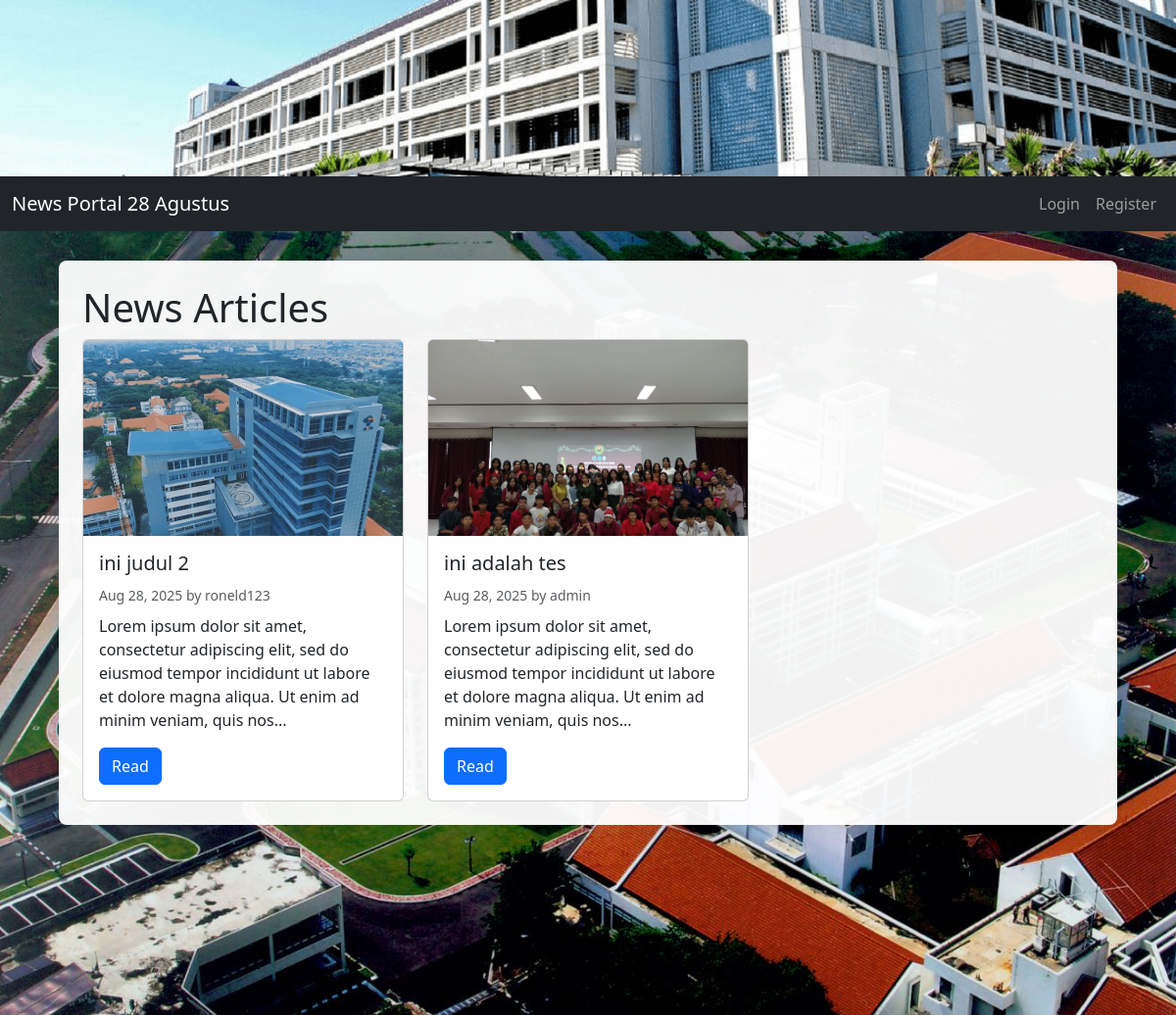
The page / on the database its author committed.
### app.py (models this page shows)
class Article(db.Model):
    id = db.Column(db.Integer, primary_key=True)
    title = db.Column(db.String(200), nullable=False)
    content = db.Column(db.Text, nullable=False)
    image = db.Column(db.String(200), nullable=True)
    created_at = db.Column(db.DateTime, default=datetime.utcnow)
    author_id = db.Column(db.Integer, db.ForeignKey('user.id'), nullable=False)  # NEW
    author = db.relationship('User', backref='articles')  # NEW

class User(UserMixin, db.Model):
    id = db.Column(db.Integer, primary_key=True)
    email = db.Column(db.String(150), unique=True, nullable=False)
    password = db.Column(db.String(150), nullable=False)
    role = db.Column(db.String(50), nullable=False, default="user")

### app.py (the view)
@app.route("/")
def index():
    page = request.args.get('page', 1, type=int)
    per_page = 6  # Adjust as needed
    articles = Article.query.order_by(Article.created_at.desc()).paginate(page=page, per_page=per_page)
    return render_template("index.html", articles=articles)

### app.py (called while the page is built)
@app.before_request
def create_admin():
    db.create_all()
    if not User.query.filter_by(role="admin").first():
        admin = User(email="admin@example.com", password=generate_password_hash("admin123"), role="admin")
        db.session.add(admin)
        db.session.commit()

### templates/index.html
{% extends "layout.html" %}
{% block content %}
<h1>News Articles</h1>
<div class="row row-cols-1 row-cols-md-3 g-4">
  {% for article in articles %}
  <div class="col">
    <div class="card h-100">
      {% if article.image %}
      <img src="{{ url_for('static', filename='uploads/' ~ article.image) }}" class="card-img-top" alt="Banner">
      {% endif %}
      <div class="card-body">
        <h5 class="card-title">{{ article.title }}</h5>
        <small class="text-muted">
          {{ article.created_at.strftime('%b %d, %Y') }} by {{ article.author.email.split('@')[0] }}
        </small>
        <p class="card-text mt-2">
          {{ article.content|striptags|truncate(160, True, '...') }}
        </p>
        <a href="{{ url_for('article', article_id=article.id) }}" class="btn btn-primary">Read</a>
      </div>
    </div>
  </div>
  {% endfor %}
</div>
{% endblock %}

### templates/layout.html (shortened to what this page needs)
<!doctype html>
<html lang="en">
  <head>
    <link href="https://cdn.jsdelivr.net/npm/bootstrap@5.3.0/dist/css/bootstrap.min.css" rel="stylesheet">
    <link href="/static/style.css" rel="stylesheet">
  </head>
  <body>
    <div class="banner-container">
      <img src="{{ url_for('static', filename='banner.jpg') }}" alt="Banner" class="banner-img">
    </div>
    <nav class="navbar navbar-expand-lg navbar-dark bg-dark">
      <div class="container-fluid">
        <a class="navbar-brand" href="{{ url_for('index') }}">News Portal 28 Agustus</a>
        <div class="collapse navbar-collapse">
          <ul class="navbar-nav ms-auto">
            {% if current_user.is_authenticated %}
              <li class="nav-item"><a class="nav-link" href="#">{{ current_user.email }}</a></li>
              {% if current_user.role == 'admin' %}
              <li class="nav-item"><a class="nav-link" href="{{ url_for('admin') }}">Admin</a></li>
              {% endif %}
              <li class="nav-item"><a class="nav-link" href="{{ url_for('logout') }}">Logout</a></li>
            {% else %}
              <li class="nav-item"><a class="nav-link" href="{{ url_for('login') }}">Login</a></li>
              <li class="nav-item"><a class="nav-link" href="{{ url_for('register') }}">Register</a></li>
            {% endif %}
          </ul>
        </div>
      </div>
    </nav>
    <div class="main-bg">
      <div class="main-content-container">
        {% block content %}{% endblock %}
      </div>
    </div>
  </body>
</html>

### static/style.css (style rules this page uses)
.card-img-top { height: 200px; object-fit: cover; width: 100%; }
.banner-container { width: 100%; min-height: 80px; max-height: 160x; overflow: hidden; background: #222; display: flex; align-items: center; justify-content: center; }
.banner-img { width: 100%; min-height: 180px; object-fit: cover; object-position: center; display: block; max-height: 160px; }
.main-bg { min-height: 100vh; width: 100%; background: url('/static/article-bg.jpg') center center/cover no-repeat, #f5f5f5; display: flex; justify-content: center; align-items: flex-start; padding-top: 30px; padding-bottom: 30px; }
.main-content-container { background: rgba(255,255,255,0.95); border-radius: 8px; box-shadow: 0 4px 24px rgba(0,0,0,0.10); padding: 24px 24px; margin: 0 16px; min-width: 80%; max-width: 90%; }

### rows shown on the page
Article: image (picture), title "ini judul 2", created_at "Aug 28, 2025", author.email "roneld123", content "Lorem ipsum dolor sit amet, consectetur adipiscing elit, sed do eiusmod tempor incididunt ut labore et dolore magna aliqua. Ut enim ad minim veniam, quis nos..."
Article: image (picture), title "ini adalah tes", created_at "Aug 28, 2025", author.email "admin", content "Lorem ipsum dolor sit amet, consectetur adipiscing elit, sed do eiusmod tempor incididunt ut labore et dolore magna aliqua. Ut enim ad minim veniam, quis nos..."
